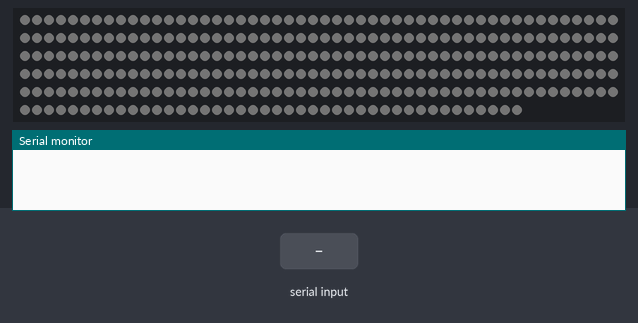
Bench run of a program on a simulated Arduino Nano, built with avr-gcc and run on an emulated ATmega328P. Shown: 292 RGB LEDs in strip order, left to right, continuing on the next row, the last lines printed to the serial monitor. Inputs (shaded band) come from the test bench. Dim RGB values are drawn brighter than linear; random numbers use the default seed unless the program sets one; EEPROM starts erased.

Above: at 0.1 s.
At 2.09 s:
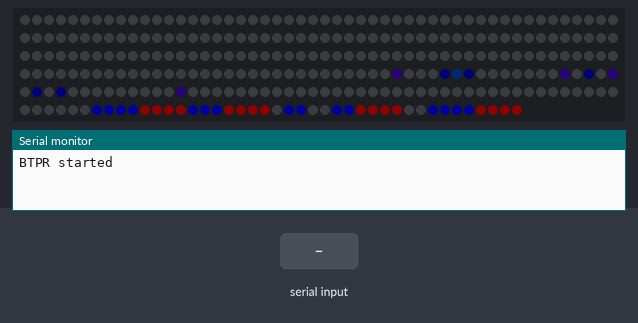
2.3 s: "red\n" received over the second serial link
5.3 s: "gre\n" received over the second serial link
8.3 s: "blu\n" received over the second serial link
At 18.66 s:
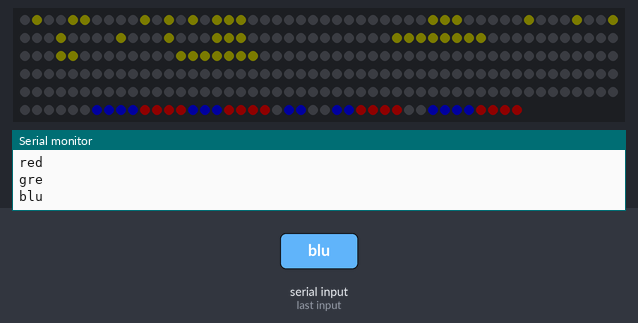

The program:

main.cpp
```cpp
#include <Arduino.h>
#include <SoftwareSerial.h>
#include <FastLED.h>
#include <fonts.h>
#include <EEPROM.h>

#define NUM_LEDS 256
#define NUM_LEDS_ALL_STRIP 292 //256+36
CRGB leds[NUM_LEDS_ALL_STRIP];

const uint8_t VR_R = 15;
const uint8_t VR_B = 30;

const int PIN_LEDS = 2;
const int PIN_LED = 13;
const int PIN_BT_RX = 4;
const int PIN_BT_TX = 5;
const int maxBrightness = 2; // 1-100

SoftwareSerial bt(PIN_BT_RX, PIN_BT_TX);

const uint8_t spaceBetweenLetters = 1;
uint32_t timerLedsUpdateDelay = 100;

uint32_t timerLedsUpdate = 0;
const char alphabet[] = "F<DULT:PBQRKVYJGHCNEA{WXIO}SM\">Zf,dult;pbqrkvyjghcnea[wxio]sm'.z"; // АБВ..Яабв..я

const uint8_t doFollowLength = 20;
const char doFollow[] = "1G1j1l1g1b1i1b1c1m0!";

char text[250] = "1G1j1l1g1b1i1b1c1m0!";
uint8_t textLength = 20;
CRGB textColor = CRGB(3, 3, 0);
char preTextAnim = 's'; // slide, fireworks

const int defStartColumn = 35;
int runningStringStartColumn = defStartColumn;

uint8_t currentAnim = 120;
uint32_t animRandomPixelTimer;
uint8_t animFillingPos = 0;
CRGB animFillingColor;
uint32_t animBallTimer;
struct Ball {
  CRGB Color;
  uint8_t X;
  uint8_t Y;
  bool VX;
  bool VY;
};
Ball balls[3];
struct Firework
{
  uint8_t startX;
  uint8_t startY;
  CRGB color;
  uint8_t delayInFrames;
  uint8_t frameNow = 0;
  bool ended;
};
const uint8_t fireworksCount = 3;
Firework fireworks[fireworksCount];
const uint8_t fireworksFadeoutFrameDelay = 5;
uint8_t fireworksFadeoutFrame = 0;

const uint8_t badPixelCount = 10;
uint8_t badPixelIndexToRewrite = 0;
struct BadPixel
{
  uint8_t x;
  uint8_t y;
  CRGB color;
};
BadPixel badPixels[badPixelCount];

void setup() {
  pinMode(PIN_BT_RX, INPUT);
  pinMode(PIN_BT_TX, OUTPUT);
  Serial.begin(9600);
  bt.begin(9600);
  FastLED.addLeds<WS2812B, PIN_LEDS, GRB>(leds, NUM_LEDS_ALL_STRIP);  // GRB ordering is typical

  for (int i = 0; i < NUM_LEDS_ALL_STRIP; i++)
    leds[i] = CRGB(1,1,1);
  FastLED.show();
  delay(900);
  for (int i = 0; i < NUM_LEDS_ALL_STRIP; i++)
    leds[i] = CRGB::Black;
  FastLED.show();

  EEPROM.get(100, badPixelIndexToRewrite);
  if (badPixelIndexToRewrite > badPixelCount) {
    badPixelIndexToRewrite = 0;
    EEPROM.put(100, badPixelIndexToRewrite);
  }
  for (uint8_t i = 0; i < badPixelCount; i++) {
    EEPROM.get(100 + sizeof(badPixelIndexToRewrite) + (i * sizeof(badPixels[i])), badPixels[i]);
  }


  delay(100);
  Serial.println("BTPR started");
}

void fillPixel(uint8_t x, uint8_t y, CRGB color) {
  if (x < 0 || x > 31)
    return;
  if (y < 0 || y > 7)
    return;

  if (x % 2)
    leds[x * 8 + y] = color;
  else
    leds[x * 8 + 7-y] = color;
}

CRGB GetColor(String s) {
  Serial.println(s);
  if (s == "red")
    return CRGB::Red;
  if (s == "gre")
    return CRGB::Green;
  if (s == "blu")
    return CRGB::Blue;
  if (s == "yel")
    return CRGB::Yellow;
  if (s == "cya")
    return CRGB::Cyan;
  if (s == "pur")
    return CRGB::Purple;
  if (s == "whi")
    return CRGB::White;
  return CRGB::Black;
}

CRGB PostProcessColor(CRGB inC) {
  CRGB outC;
  outC.r = (inC.r * maxBrightness) / 100;
  outC.g = (inC.g * maxBrightness) / 100;
  outC.b = (inC.b * maxBrightness) / 100;
  return outC;
}

CRGB getRandomColor() {
  CRGB res = 0;
  do {
    res = PostProcessColor(CRGB(rand() % 255, rand() % 255, rand() % 255));
  } while (res.r == 0 && res.g == 0 && res.b == 0);
  return res;
}

void clearLeds() {
  for (int i = 0; i < NUM_LEDS_ALL_STRIP; i++)
    leds[i] = 0;
  FastLED.show();
}

void drawColumn(uint8_t columnIndex, byte column) {
  if (columnIndex % 2 == 0) {
    for (uint8_t i = 0; i < 8; i++)
      leds[(NUM_LEDS - 1) - (i + ((columnIndex) * 8))] = ((column >> (7-i)) & 1) ? textColor : CRGB::Black;
  }
  else {
    for (uint8_t i = 0; i < 8; i++)
      leds[(NUM_LEDS - 1) - (((columnIndex) * 8) + 7 - i)] = ((column >> (7-i)) & 1) ? textColor : CRGB::Black;
  }
}

void drawLetter(uint8_t letterIndex, uint8_t letterPos) {
  for (uint8_t c = 0; c < 5; c++) {
    int currentColumn = runningStringStartColumn + c + letterPos * (5 + spaceBetweenLetters);
    if (currentColumn < 0 || currentColumn > 31) {
      continue;
    }
    byte column = pgm_read_byte(&(fontHEX[letterIndex][c]));
    drawColumn(currentColumn, column);
  }
}

uint8_t getLetterIndexByChar(char enc, char c) {
  uint8_t res = 0;
  if (enc == '0') {
    res = c - '0' + 16;
  }
  if (enc == '1') {
    for (int i = 0; i < 64; i++)
      if (alphabet[i] == c) {
        res = i + 95;
        break;
      }
  }
  return res;
}

void drawString() {
  for (int i = 0; i < NUM_LEDS; i++)
    leds[i] = 0;
  for (uint8_t c = 0; c < textLength; c+=2) {
    uint8_t letterIndex = getLetterIndexByChar(text[c], text[c+1]);
    drawLetter(letterIndex, c/2);
  }
  FastLED.show();
}

void animPrepareRandomPixel(uint8_t nextAnim) {
  currentAnim = nextAnim;
  timerLedsUpdateDelay = 50;
  animRandomPixelTimer = millis() + (rand() % 20000) + 10000;
}

void animRandomPixel(uint8_t nextAnim) {
  leds[rand() % (NUM_LEDS - 1)] = PostProcessColor(CRGB(rand() % 255, rand() % 255, rand() % 255));
  FastLED.show();
  if (millis() > animRandomPixelTimer) {
    currentAnim = nextAnim;
  }
}

void animPrepareSlide(uint8_t nextAnim) {
  currentAnim = nextAnim;
  timerLedsUpdateDelay = 50;
  animFillingColor = getRandomColor();
  animFillingPos = 0;
}

void animSlide(uint8_t nextAnim) {
  if (animFillingPos < 32) {
    for (uint8_t i = 0; i < 8; i++)
      leds[animFillingPos * 8 + i] = animFillingColor;
  }
  else if (animFillingPos < 64) {
    for (uint8_t i = 0; i < 8; i++)
      leds[(animFillingPos - 32) * 8 + i] = 0;
  } else {
    currentAnim = nextAnim;
  }
  FastLED.show();
  animFillingPos++;
}

void animPreparePhrase(uint8_t nextAnim, bool resetPhrase) {
  timerLedsUpdateDelay = 100;
  runningStringStartColumn = defStartColumn;
  if (resetPhrase) {
    textLength = doFollowLength;
    textColor = getRandomColor();
    for (uint8_t i = 0; i < doFollowLength; i++) {
      text[i] = doFollow[i];
    }
  }
  currentAnim = nextAnim;
}

void animPhrase(uint8_t nextAnim) {
    runningStringStartColumn--;
    drawString();
    if (runningStringStartColumn < -(textLength/2) * (5 + spaceBetweenLetters)) {
      currentAnim = 0;
    }
}

void animPrepareBalls(uint8_t nextAnim) {
  timerLedsUpdateDelay = 50;
  animBallTimer = millis() + (rand() % 20000) + 10000;
  for (uint8_t b = 0; b < 3; b++) {
    balls[b].Color = getRandomColor();
    balls[b].X = rand() % 29 + 1;
    balls[b].Y = rand() % 5 + 1;
    balls[b].VX = (rand() % 2 == 1) ? true : false;
    balls[b].VY = (rand() % 2 == 1) ? true : false;
  }
  currentAnim = nextAnim;
}

void animBalls(uint8_t nextAnim) {
  for (int i = 0; i < NUM_LEDS; i++)
    leds[i] = 0;

  for (uint8_t b = 0; b < 3; b++) {
    balls[b].X += (balls[b].VX)?1:-1;
    balls[b].Y += (balls[b].VY)?1:-1;
    if (balls[b].X == 0 || balls[b].X == 30)
      balls[b].VX = !balls[b].VX;
    if (balls[b].Y == 0 || balls[b].Y == 6)
      balls[b].VY = !balls[b].VY;
    for (uint8_t x = balls[b].X; x < balls[b].X + 2; x++)
    for (uint8_t y = balls[b].Y; y < balls[b].Y + 2; y++) {
      if (x % 2)
        leds[x * 8 + y] = balls[b].Color;
      else
        leds[x * 8 + 7-y] = balls[b].Color;
    }
  }
  FastLED.show();

  if (millis() > animBallTimer) {
    currentAnim = nextAnim;
  }
}

void animPrepareFireworks(uint8_t nextAnim, bool needClear) {
  if (needClear)
    for (int i = 0; i < NUM_LEDS; i++)
      leds[i] = 0;

  for (int i = 0; i < fireworksCount; i++) {
    fireworks[i].color = getRandomColor();
    fireworks[i].delayInFrames = rand() % 20;
    fireworks[i].startX = rand() % 32;
    fireworks[i].startY = rand() % 6 + 1;
    fireworks[i].frameNow = 0;
    fireworks[i].ended = false;
  }

  timerLedsUpdateDelay = 80;
  fireworksFadeoutFrame = 0;
  currentAnim = nextAnim;
}

void animFireworks(uint8_t nextAnim) {
  fireworksFadeoutFrame++;
  if (fireworksFadeoutFrame >= fireworksFadeoutFrameDelay) {
    for (int i = 0; i < NUM_LEDS; i++){
      leds[i].r = (leds[i].r > 0) ? leds[i].r - 1 : leds[i].r;
      leds[i].g = (leds[i].g > 0) ? leds[i].g - 1 : leds[i].g;
      leds[i].b = (leds[i].b > 0) ? leds[i].b - 1 : leds[i].b;
    }
    fireworksFadeoutFrame = 0;
  }

  for (int i = 0; i < fireworksCount; i++) {
    if (fireworks[i].frameNow >= fireworks[i].delayInFrames) {
      // draw firework
      if (fireworks[i].frameNow - fireworks[i].delayInFrames == 0) {
        fillPixel(fireworks[i].startX, fireworks[i].startY, fireworks[i].color);
      }

      if (fireworks[i].frameNow - fireworks[i].delayInFrames == 2) {
        if (i % 2 == 1) {
          fillPixel(fireworks[i].startX-1, fireworks[i].startY-1, fireworks[i].color);
          fillPixel(fireworks[i].startX+1, fireworks[i].startY-1, fireworks[i].color);
          fillPixel(fireworks[i].startX-1, fireworks[i].startY+1, fireworks[i].color);
          fillPixel(fireworks[i].startX+1, fireworks[i].startY+1, fireworks[i].color);
        }
        else {
          fillPixel(fireworks[i].startX-1, fireworks[i].startY, fireworks[i].color);
          fillPixel(fireworks[i].startX+1, fireworks[i].startY, fireworks[i].color);
          fillPixel(fireworks[i].startX, fireworks[i].startY-1, fireworks[i].color);
          fillPixel(fireworks[i].startX, fireworks[i].startY+1, fireworks[i].color);
        }
      }

      if (fireworks[i].frameNow - fireworks[i].delayInFrames == 5) {
        if (i % 2 == 0) {
          fillPixel(fireworks[i].startX-2, fireworks[i].startY-2, fireworks[i].color);
          fillPixel(fireworks[i].startX+2, fireworks[i].startY-2, fireworks[i].color);
          fillPixel(fireworks[i].startX-2, fireworks[i].startY+2, fireworks[i].color);
          fillPixel(fireworks[i].startX+2, fireworks[i].startY+2, fireworks[i].color);
        }
        else {
          fillPixel(fireworks[i].startX-2, fireworks[i].startY, fireworks[i].color);
          fillPixel(fireworks[i].startX+2, fireworks[i].startY, fireworks[i].color);
          fillPixel(fireworks[i].startX, fireworks[i].startY-2, fireworks[i].color);
          fillPixel(fireworks[i].startX, fireworks[i].startY+2, fireworks[i].color);
        }
      }

      if (fireworks[i].frameNow - fireworks[i].delayInFrames == 9) {
        if (i % 2 == 0) {
          fillPixel(fireworks[i].startX-3, fireworks[i].startY, fireworks[i].color);
          fillPixel(fireworks[i].startX+3, fireworks[i].startY, fireworks[i].color);
          fillPixel(fireworks[i].startX, fireworks[i].startY-3, fireworks[i].color);
          fillPixel(fireworks[i].startX, fireworks[i].startY+3, fireworks[i].color);
        }
      }

      // check ended
      if (fireworks[i].frameNow - fireworks[i].delayInFrames > 15)
        fireworks[i].ended = true;
    }
    fireworks[i].frameNow++;
  }
  FastLED.show();

  bool notEnded = false;
  for (int i = 0; i < fireworksCount; i++) {
    if (!fireworks[i].ended)
      notEnded = true;
  }
  if (!notEnded)
    currentAnim = nextAnim;
}

void updateLeds() {
  if (currentAnim == 0) {
    int whichRandom = rand() % 2;
    switch(whichRandom) {
      case 1:
        currentAnim = 10;
      break;
      default:
        currentAnim = 20;
      break;
    }
    return;
  }

  if (currentAnim == 1) { // SLIDE TO DEFAULT PHRASE
    animPrepareSlide(2);
    return;
  }
  if (currentAnim == 2) {
    animSlide(3);
    return;
  }
  if (currentAnim == 3) { // DEFAULT PHRASE
    animPreparePhrase(4, true);
    return;
  }
  if (currentAnim == 4) {
    animPhrase(0);
    return;
  }

  // FILLERS ANIMS
  if (currentAnim == 10) { // FILLER RANDOM PIXEL
    animPrepareRandomPixel(11);
    return;
  }
  if (currentAnim == 11) {
    animRandomPixel(1);
    return;
  }

  if (currentAnim == 20) { // FILLER BALLS
    animPrepareBalls(21);
    return;
  }
  if (currentAnim == 21) {
    animBalls(1);
    return;
  }


  if (currentAnim == 100) { // FROM BT TO ANIM
    switch (preTextAnim)
    {
    case 's':
      currentAnim = 110;
      break;
    case 'f':
      currentAnim = 120;
      break;

    default:
      currentAnim = 110;
      break;
    }
    return;
  }

  // PRE TEXT ANIMS
  if (currentAnim == 110) { // SLIDE TO PHRASE
    animPrepareSlide(111);
    return;
  }
  if (currentAnim == 111) {
    animSlide(200);
    return;
  }

  if (currentAnim == 120) { // FIREWORKS TO FIREWORKS
    animPrepareFireworks(121, true);
    return;
  }
  if (currentAnim == 121) {
    animFireworks(122);
    return;
  }
  if (currentAnim == 122) { // FIREWORKS TO FIREWORKS
    animPrepareFireworks(123, false);
    return;
  }
  if (currentAnim == 123) {
    animFireworks(124);
    return;
  }
  if (currentAnim == 124) { // FIREWORKS TO FIREWORKS
    animPrepareFireworks(125, false);
    return;
  }
  if (currentAnim == 125) {
    animFireworks(126);
    return;
  }
  if (currentAnim == 126) { // FIREWORKS TO FIREWORKS
    animPrepareFireworks(127, false);
    return;
  }
  if (currentAnim == 127) {
    animFireworks(128);
    return;
  }
  if (currentAnim == 128) { // FIREWORKS TO PHRASE
    animPrepareFireworks(129, false);
    return;
  }
  if (currentAnim == 129) {
    animFireworks(200);
    return;
  }

  if (currentAnim == 200) { // PHRASE
    animPreparePhrase(201, false);
    return;
  }
  if (currentAnim == 201) {
    animPhrase(0);
    return;
  }
}

void updateVr() {
  leds[256] = CRGB(0,0,VR_B);
  leds[257] = CRGB(0,0,VR_B);
  leds[258] = CRGB(0,0,VR_B);
  leds[259] = CRGB(0,0,VR_B);

  leds[260] = CRGB(VR_R,0,0);
  leds[261] = CRGB(VR_R,0,0);
  leds[262] = CRGB(VR_R,0,0);
  leds[263] = CRGB(VR_R,0,0);

  leds[264] = CRGB(0,0,VR_B);
  leds[265] = CRGB(0,0,VR_B);
  leds[266] = CRGB(0,0,VR_B);

  leds[267] = CRGB(VR_R,0,0);
  leds[268] = CRGB(VR_R,0,0);
  leds[269] = CRGB(VR_R,0,0);
  leds[270] = CRGB(VR_R,0,0);

  leds[271] = CRGB(0,0,0);

  leds[272] = CRGB(0,0,VR_B);
  leds[273] = CRGB(0,0,VR_B);

  leds[274] = CRGB(0,0,0);
  leds[275] = CRGB(0,0,0);

  leds[276] = CRGB(0,0,VR_B);
  leds[277] = CRGB(0,0,VR_B);

  leds[278] = CRGB(VR_R,0,0);
  leds[279] = CRGB(VR_R,0,0);
  leds[280] = CRGB(VR_R,0,0);
  leds[281] = CRGB(VR_R,0,0);

  leds[282] = CRGB(0,0,0);
  leds[283] = CRGB(0,0,0);

  leds[284] = CRGB(0,0,VR_B);
  leds[285] = CRGB(0,0,VR_B);
  leds[286] = CRGB(0,0,VR_B);
  leds[287] = CRGB(0,0,VR_B);

  leds[288] = CRGB(VR_R,0,0);
  leds[289] = CRGB(VR_R,0,0);
  leds[290] = CRGB(VR_R,0,0);
  leds[291] = CRGB(VR_R,0,0);
  //FastLED.show();
}

void updateBadPixels() {
  for (uint8_t bpi = 0; bpi < badPixelCount; bpi++) {
    if (badPixels[bpi].color.r == 0 && badPixels[bpi].color.g == 0 && badPixels[bpi].color.b == 0)
      continue;
    if (badPixels[bpi].x % 2 == 0) {
        leds[(NUM_LEDS - 1) - ((badPixels[bpi].x) * 8)] = badPixels[bpi].color;
    }
    else {
        leds[(NUM_LEDS - 1) - ((badPixels[bpi].x) * 8) + 7] = badPixels[bpi].color;
    }
  }
}

uint8_t getCoordByChars(char c1, char c2) {
  uint8_t o = 0;
  if (c1 < '0' || c1 > '9' || c2 < '0' || c2 > '9')
    return 100;
  o = (c1 - '0') * 10;
  o += c2 - '0';
  return o;
}

void updateBadPixelInEeprom(uint8_t x, uint8_t y) {
  badPixels[badPixelIndexToRewrite].x = x;
  badPixels[badPixelIndexToRewrite].y = y;
  badPixels[badPixelIndexToRewrite].color = getRandomColor();
  EEPROM.put(100 + sizeof(badPixelIndexToRewrite) + (badPixelIndexToRewrite * sizeof(badPixels[badPixelIndexToRewrite])), badPixels[badPixelIndexToRewrite]);
  badPixelIndexToRewrite++;
  EEPROM.put(100, badPixelIndexToRewrite);
}

uint8_t cind;
void loop() {
  if (millis() >= timerLedsUpdate) {
    timerLedsUpdate = millis() + timerLedsUpdateDelay;
    updateVr();
    updateLeds();
    updateBadPixels();
  }

  if (bt.available()) {
    String cmd = bt.readString();
    Serial.println(cmd);
    if (cmd == "BTPS\n") {
      bt.println("OK");
      Serial.println("CONNECTED");
    }
    else {
      if (cmd.length() < 1) {
        bt.println("ERR: empty");
        return;
      }
      char cmdChar = cmd[0];
      switch (cmdChar)
      {
        case 't':
          if (cmd.length() < 9) {
            bt.println("ERR: t col p text");
            return;
          }
          textColor = PostProcessColor(GetColor(cmd.substring(2, 5)));

          preTextAnim = cmd.charAt(7);

          char t;
          cind = 0;
          do {
            t = cmd.charAt(cind + 8);
            text[cind] = t;
            cind++;
          } while (t != '\n' && cind < 250);
          textLength = cind - 1;
          currentAnim = 100;
          bt.println("OKT");
          break;
        case 'b':
          if (cmd.length() < 7) {
            bt.println("ERR: b xx yy");
            return;
          }

          updateBadPixelInEeprom(getCoordByChars(cmd.charAt(2), cmd.charAt(3)), getCoordByChars(cmd.charAt(5), cmd.charAt(6)));

          currentAnim = 100;
          bt.println("OKT");
          break;
        default:
          break;
      }
    }
  }
}
```

Source omitted: fonts.h (data table, 10415 bytes)
